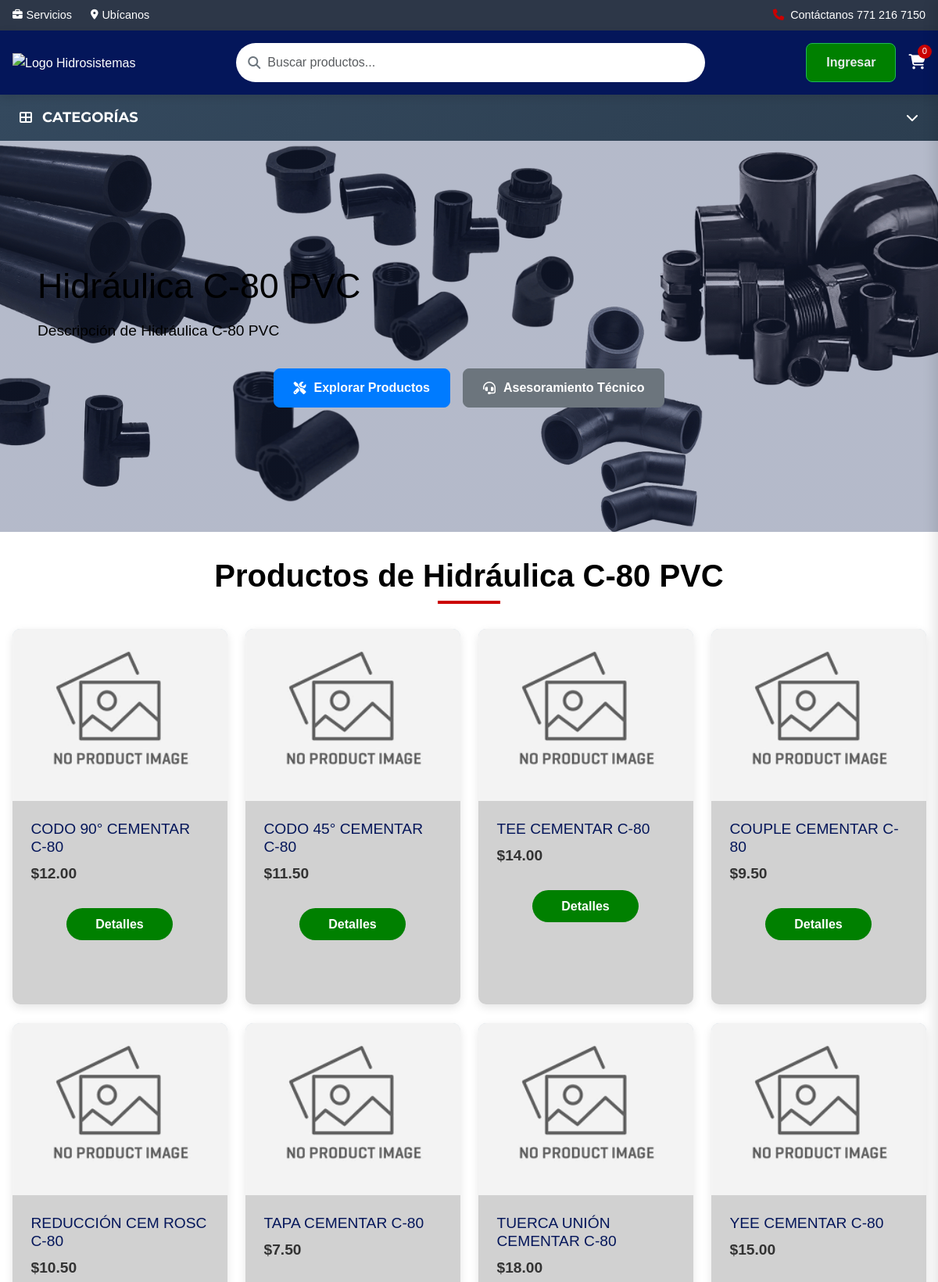
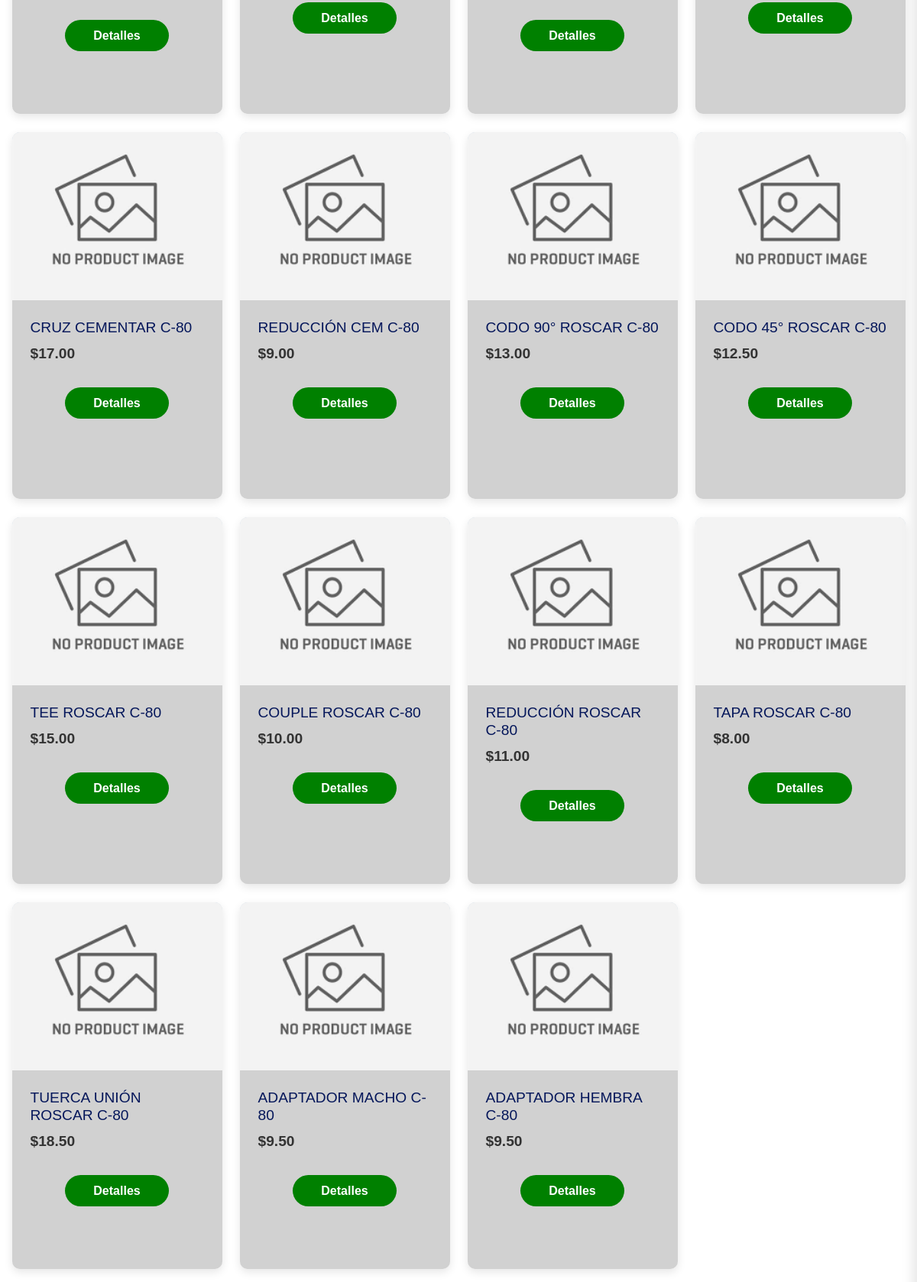
The page /categoria.php?id=5&slug=ingles-c80-pvc (upper part) on the database its author committed (2 pictures, top to bottom).
### tables this page shows
CREATE TABLE `categorias` (
  `id` int(11) NOT NULL,
  `nombre` varchar(255) NOT NULL,
  `slug` varchar(255) DEFAULT NULL,
  `descripcion` text DEFAULT NULL,
  `activo` tinyint(1) DEFAULT 1,
  `created_at` timestamp NOT NULL DEFAULT current_timestamp(),
  `color_fondo` varchar(7) DEFAULT '#FFFFFF',
  `texto_color` varchar(7) DEFAULT '#000000',
  `boton_primario` varchar(7) DEFAULT '#007bff',
  `boton_secundario` varchar(7) DEFAULT '#6c757d',
  `color_titulo` text DEFAULT NULL
);

### categoria.php (the view, shortened to what this page needs)
<?php
$db = new Database();
$con = $db->conectar();
$id_categoria = $_GET['id'] ?? '';
$slug_categoria = $_GET['slug'] ?? '';
$sql_categoria = $con->prepare("SELECT id, nombre, slug, descripcion, color_fondo, color_titulo, texto_color, boton_primario, boton_secundario FROM categorias WHERE id = ? AND slug = ? AND activo = 1");
$sql_categoria->execute([$id_categoria, $slug_categoria]);
$categoria = $sql_categoria->fetch(PDO::FETCH_ASSOC);
if (isset($categoria['descripcion']) && $categoria['descripcion'] !== null && $categoria['descripcion'] !== '') {
    $descripcion_final = $categoria['descripcion'];
} else {
    $descripcion_final = 'Descripción de ' . $categoria['nombre'];
}
$categoria['descripcion'] = isset($categoria['descripcion']) && !empty(trim($categoria['descripcion']))
    ? $categoria['descripcion']
    : 'Descripción de ' . $categoria['nombre'];
$categoria['color_fondo'] = $categoria['color_fondo'] ?? '#ffffff';
$categoria['color_titulo'] = $categoria['color_titulo'] ?? '#000000';
$categoria['texto_color'] = $categoria['texto_color'] ?? '#000000';
$categoria['boton_primario'] = $categoria['boton_primario'] ?? '#007bff';
$categoria['boton_secundario'] = $categoria['boton_secundario'] ?? '#6c757d';
$sql_productos = $con->prepare("
    SELECT DISTINCT p.id, p.nombre, p.precio, p.categoria_id
    FROM productos p
    WHERE p.activo = 1 AND p.categoria_id = ?
    UNION
    SELECT DISTINCT p.id, p.nombre, p.precio, p.categoria_id
    FROM productos p
    INNER JOIN producto_categorias pc ON p.id = pc.producto_id
    WHERE p.activo = 1 AND pc.categoria_id = ?
    ORDER BY id ASC
");
$sql_productos->execute([$id_categoria, $id_categoria]);
$productos = $sql_productos->fetchAll(PDO::FETCH_ASSOC);
?>
<!DOCTYPE html>
<html lang="es">
<head>
    <link rel="stylesheet" href="https://cdnjs.cloudflare.com/ajax/libs/font-awesome/6.5.0/css/all.min.css">
    <link href="https://cdn.jsdelivr.net/npm/bootstrap@5.3.2/dist/css/bootstrap.min.css" rel="stylesheet">
    <link rel="stylesheet" href="styles.css">
</head>
<body>
    <?php include 'menu.php'; ?>
    <section class="hero hero-categoria">
        <div class="container">
            <div class="hero-content">
                <h1><?php echo nl2br(htmlspecialchars($categoria['nombre'])); ?></h1>
                <p><?php echo nl2br(htmlspecialchars($descripcion_final)); ?></p>
                <div class="hero-buttons">
                    <a href="#products" class="btn btn-categoria-primario">
                        <i class="fas fa-tools"></i> Explorar Productos
                    </a>
                    <a href="https://api.whatsapp.com/send/?phone=527712167150&text&type=phone_number&app_absent=0" target="_blank" class="btn btn-categoria-secundario">
                        <i class="fas fa-headset"></i> Asesoramiento Técnico
                    </a>
                </div>
            </div>
        </div>
    </section>
    <section class="products" id="products">
        <div class="container">
            <h2 class="section-title">Productos de <?php echo htmlspecialchars($categoria['nombre']); ?></h2>
            <?php if (count($productos) > 0): ?>
                <div class="product-grid">
                    <?php foreach($productos as $row): ?>
                    <div class="product-card">
                        <?php
                        $id_producto = $row['id'];
                        $imagen = "Imagenes/productos/" . $row['categoria_id'] . "/" . $id_producto . ".png";
                        if (!file_exists($imagen)) {
                            $imagen = "Imagenes/productos/" . $row['categoria_id'] . "/" . $id_producto . ".jpg";
                        }
                        if (!file_exists($imagen)) {
                            $imagen = "Imagenes/productos/" . $row['categoria_id'] . "/" . $id_producto . ".jpeg";
                        }
                        if (!file_exists($imagen)) {
                            $imagen = "Imagenes/productos/default/" . $id_producto . ".png";
                        }
                        if (!file_exists($imagen)) {
                            $imagen = "Imagenes/productos/default/" . $id_producto . ".jpg";
                        }
                        if (!file_exists($imagen)) {
                            $imagen = "Imagenes/productos/default/" . $id_producto . ".jpeg";
                        }
                        if (!file_exists($imagen)) {
                            $imagen = "Imagenes/default.png";
                        }
                        ?>
                        <div class="product-img">
                            <img src="<?php echo $imagen; ?>" alt="<?php echo $row['nombre']; ?>"
                                 onerror="this.src='Imagenes/default.png'">
                        </div>
                        <div class="product-content">
                            <div class="product-info">
                                <h3><?php echo $row['nombre']; ?></h3>
                                <p class="product-price-index">$<?php echo number_format($row['precio'], 2); ?></p>
                            </div>
                            <div class="btn-action">
                                <a href="details.php?id=<?php echo $row['id']; ?>&categoria_id=<?php echo $row['categoria_id']; ?>&token=<?php echo hash_hmac('sha1', $row['id'], KEY_TOKEN); ?>" class="btn-det">Detalles</a>
                            </div>
                        </div>
                    </div>
                    <?php endforeach; ?>
                </div>
            <?php endif; ?>
        </div>
    </section>
</body>
</html>

### styles.css (style rules this page uses)
:root { --primary: #04165a; --accent: #CB0000; --light: #f5f9fc; --dark: #333333; --gray: #6c757d; --green: #1db954; --light-gray: #e9ecef; --white: #ffffff; --shadow: 0 4px 12px rgba(0, 0, 0, 0.1); --transition: all 0.3s ease; --border-radius: 8px; --box-shadow: 0 5px 15px rgba(0, 0, 0, 0.1); }
* { margin: 0; padding: 0; box-sizing: border-box; }
body { font-family: "Saira Semi Condensed", sans-serif; line-height: 1.6; color: var(--dark); background-color: white; overflow-x: hidden; }
.container { max-width: 1200px; margin: 0 auto; padding: 0 1rem; }
.hero { position: relative; height: 500px; display: flex; align-items: center; overflow: hidden; background: linear-gradient(rgba(4, 22, 90, 0.8), rgba(4, 22, 90, 0.8)), url('Imagenes/hero.png') no-repeat center center/cover; color: white; margin-bottom: 2rem; }
.hero-content { max-width: 1200px; padding: 2rem; animation: fadeInUp 1.2s ease-out; }
.hero h1 { font-size: 2.8rem; margin-bottom: 1rem; line-height: 1.2; }
.hero p { font-size: 1.2rem; margin-bottom: 2rem; }
.hero-buttons { display: flex; gap: 1rem; flex-wrap: wrap; justify-content: center; }
.btn { padding: 12px 25px; border-radius: 8px; text-decoration: none; font-weight: 600; transition: all 0.4s ease; display: inline-flex; align-items: center; gap: 10px; font-size: 1rem; }
.section-title { text-align: center; margin-bottom: 2rem; position: relative; font-size: 2.5rem; color: var(--primary); font-weight: bold; }
.section-title:after { content: ''; display: block; width: 80px; height: 4px; background: var(--accent); margin: 0.5rem auto; }
.product-grid { display: grid; grid-template-columns: repeat(auto-fit, minmax(250px, 1fr)); gap: 1.5rem; justify-items: center; }
.product-card { background: #d1d1d1; border-radius: 10px; overflow: hidden; box-shadow: var(--shadow); transition: var(--transition); width: 275px; height: 480px; }
.product-img { height: 200px; background-color: #e3f2fd; display: flex; align-items: center; justify-content: center; color: var(--primary); font-size: 2rem; }
.product-content { padding: 1.5rem; }
.product-info { margin-bottom: 1rem; }
.product-content h3 { margin-bottom: 0.5rem; color: var(--primary); font-size: 1.2rem; }
.product-price-index { font-weight: bold; color: var(--dark); font-size: 1.2rem; margin: 0.5rem 0; }
.products p { padding-bottom: 12px; }
.btn-det { width: 60%; padding: 8px; border: none; background: green; color: white; text-align: center; font-weight: bold; border-radius: 30px; cursor: pointer; transition: var(--transition); }
.btn-action { display: flex; justify-content: center; width: 100%; }
.product-img { width: 100%; height: 220px; overflow: hidden; position: relative; }
.product-img img { width: 100%; height: 220px; object-fit: cover; transition: transform 0.5s ease; }

### rows shown on the page
categorias: nombre "Hidráulica C-80 PVC", nombre "Descripción de Hidráulica C-80 PVC"

### other values the page prints
$row['nombre'] "CODO 90° CEMENTAR C-80"
$row['precio'] "12.00"
$row['nombre'] "CODO 45° CEMENTAR C-80"
$row['precio'] "11.50"
$row['nombre'] "TEE CEMENTAR C-80"
$row['precio'] "14.00"
$row['nombre'] "COUPLE CEMENTAR C-80"
$row['precio'] "9.50"
$row['nombre'] "REDUCCIÓN CEM ROSC C-80"
$row['precio'] "10.50"
$row['nombre'] "TAPA CEMENTAR C-80"
$row['precio'] "7.50"
$row['nombre'] "TUERCA UNIÓN CEMENTAR C-80"
$row['precio'] "18.00"
$row['nombre'] "YEE CEMENTAR C-80"
